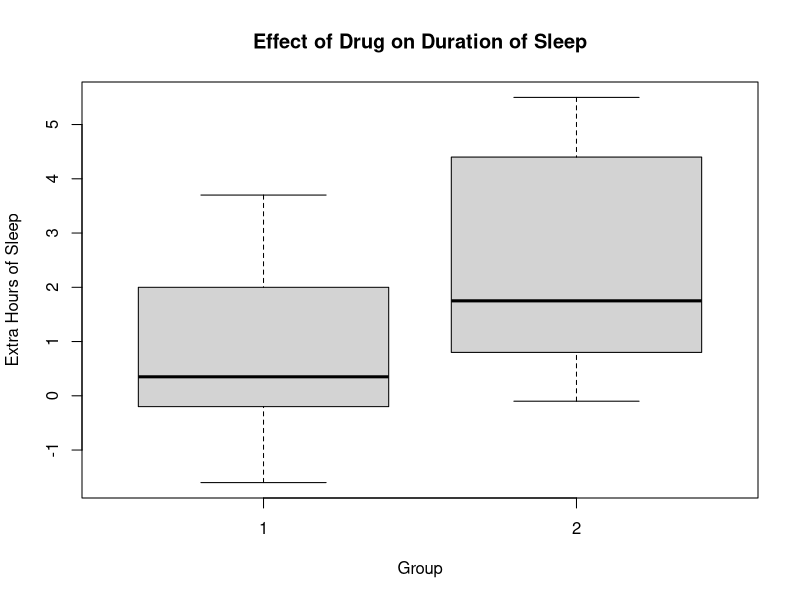

Generate this figure with R:

# Analysing the Sleep Dataset ---------------------------------------------

sleep <- sleep #load in our dataset

View(sleep) #this opens a new window to let us look at the sleep data set

summary(sleep) #this performs descriptive statistics


# Calculating the mean per group ------------------------------------------

aggregate(extra ~ group, data = sleep, FUN = "mean")
aggregate(extra ~ group, data = sleep, FUN = "sd")


# Visualising these differences


plot(sleep$group, sleep$extra, xlab = "Group", ylab = "Extra Hours of Sleep", main = "Effect of Drug on Duration of Sleep")


# Paired-Samples T-Test --------------------------------------------------

t.test(sleep$extra[sleep$group == 1],
       sleep$extra[sleep$group == 2],
       paired = TRUE)



